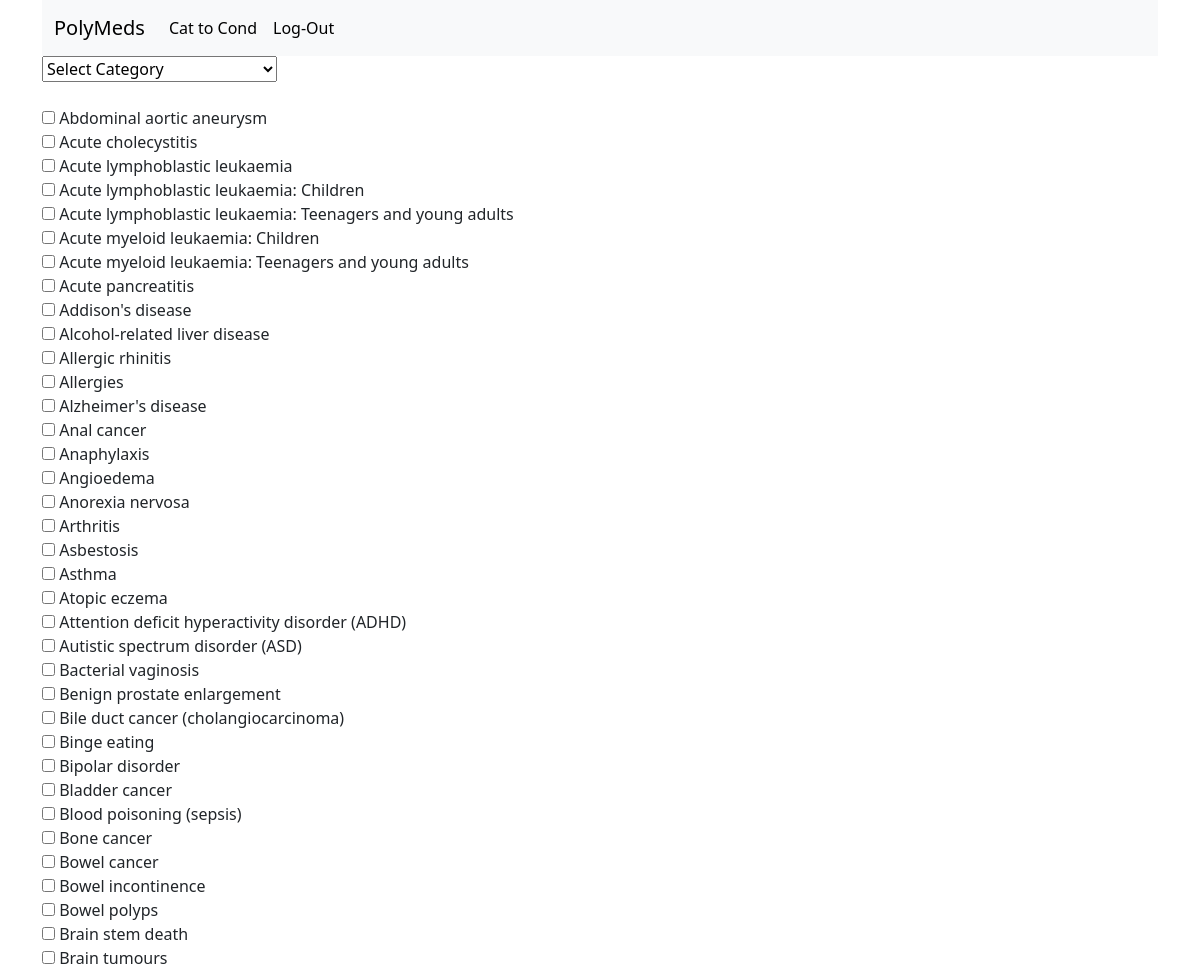
The app's page /cat_to_cond (upper part), older data.
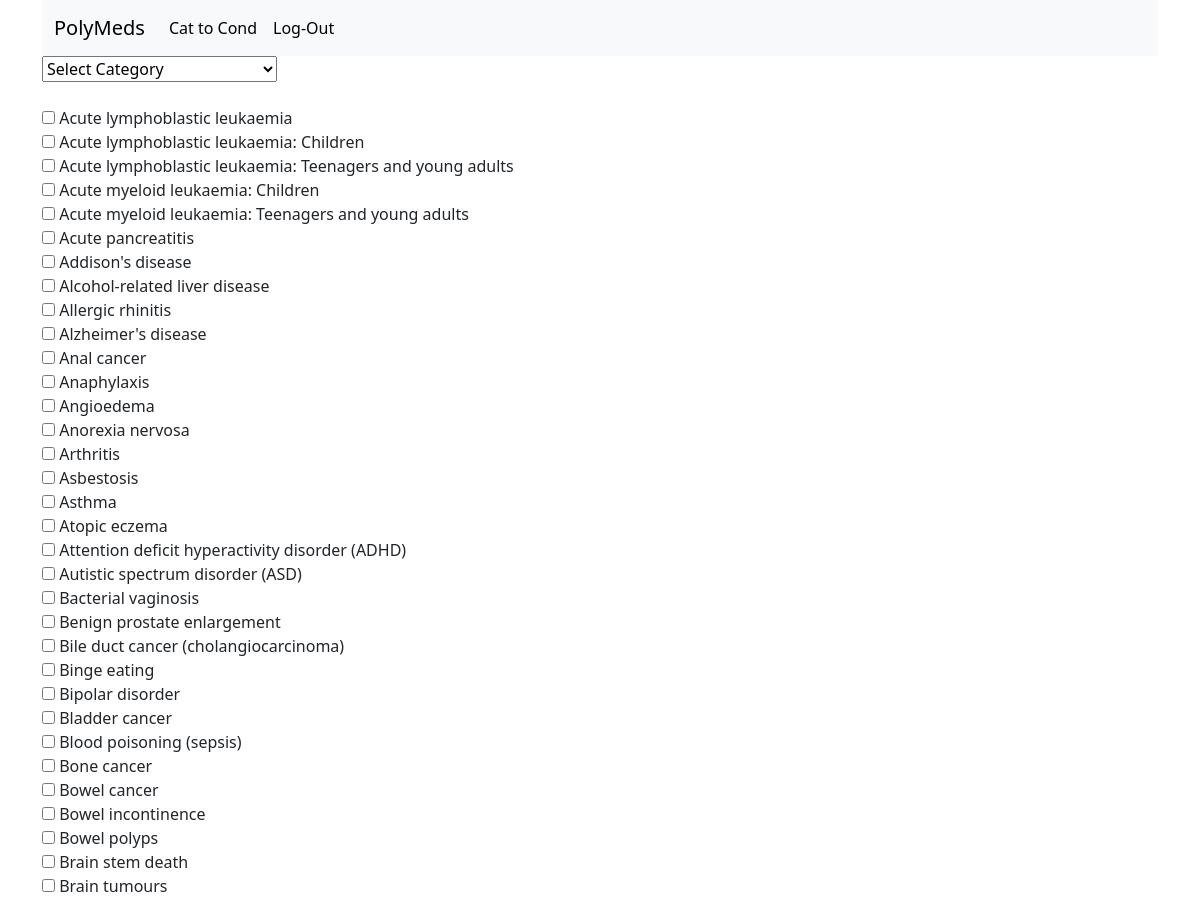
The same page, newer data.
### tables this page shows
CREATE TABLE "conditions" (
	"key"	INTEGER,
	"categoryid"	INTEGER NOT NULL,
	"medicalcondition"	TEXT NOT NULL UNIQUE,
	"isdeleted"	INTEGER NOT NULL DEFAULT 0,
	PRIMARY KEY("key" AUTOINCREMENT)
);

### backoffice/cat_to_cond.py (the view, shortened to what this page needs)
@c_to_c.route("/cat_to_cond" , methods=["GET", "POST"])
def cat_to_cond():
    cats = database.get_all_categories()
    conds = database.get_all_conditions()
    return render_template("cat_to_cond.html",cats=cats,conds=conds,error="None")

### mods/database.py (called while the page is built)
def get_all_categories():
    con = sqlite3.connect("./databases/diseases.db")
    con.row_factory = sqlite3.Row
    cur = con.cursor()
    cur.execute("select * from categories")
    rows = cur.fetchall()
    con.close()
    return rows

def get_all_conditions():
    con = sqlite3.connect("./databases/diseases.db")
    con.row_factory = sqlite3.Row
    cur = con.cursor()
    cur.execute("select * from conditions  where categoryid=0")
    rows = cur.fetchall()
    con.close()
    return rows

### backoffice/backoffice_templates/cat_to_cond.html (shortened to what this page needs)
{% extends "cat_to_cond_base.html" %}
{% block pagecontents %}
   <form action="/cat_to_cond" method="post">
     <div class="ddown">
        <select name="categories" id="categories">
            <option value="0">Select Category</option>
        </select>
    </div>
<br>
    <div>
        {% for cond in conds %}
                <input type="checkbox" name="conditions" value="{{cond['key']}}" id="conditions"> {{ cond["medicalcondition"] }}
                <br>
        {% endfor %}
    </div>
   </form>
{% endblock %}

### backoffice/backoffice_templates/cat_to_cond_base.html (shortened to what this page needs)
<!DOCTYPE html>
<html lang="en">
<head>
     <link href="https://cdn.jsdelivr.net/npm/bootstrap@5.3.0-alpha3/dist/css/bootstrap.min.css" rel="stylesheet">
</head>
<body>
<div class="container">
    {% include "cat_to_cond_navbar.html" %}
    <div>
        {% block pagecontents %} {% endblock %}
    </div>
</div>
</body>
</html>

### backoffice/backoffice_templates/cat_to_cond_navbar.html (shortened to what this page needs)
<div>
  <nav class="navbar navbar-expand-lg bg-body-tertiary">
    <div class="container-fluid">
      <a class="navbar-brand" href="#">PolyMeds</a>
      <div class="collapse navbar-collapse" id="navbarNavDropdown">
        <ul class="navbar-nav">
          <li class="nav-item">
            <a class="nav-link active" aria-current="page" href={{ url_for('.cat_to_cond')}}>Cat to Cond</a>
          </li>
          <li class="nav-item mr-5">
            <a class="nav-link active" aria-current="page" href={{ url_for("auth.logout")}}>Log-Out</a>
          </li>
        </ul>
      </div>
    </div>
  </nav>
</div>

Row changes from the older to the newer data that the page shows:
no longer on this page (row edited): conditions: medicalcondition "Abdominal aortic aneurysm"
no longer on this page (row edited): conditions: medicalcondition "Acute cholecystitis"
no longer on this page (row edited): conditions: medicalcondition "Allergies"
